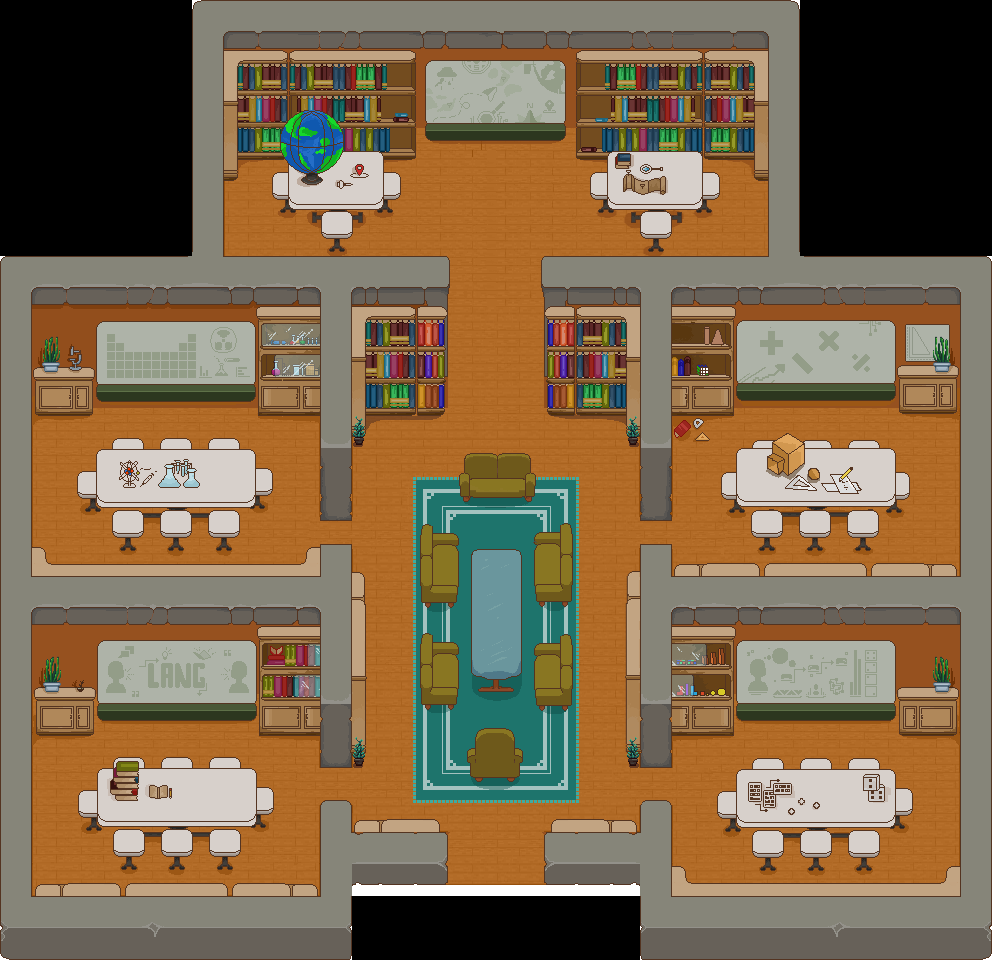

A 2D game scene composited from a Tiled map and its tileset images. What follows is a short description and the map's XML, with each tile layer's data collapsed to a summary:
An orthogonal 62x60 tile map with 16x16 px tiles, 2 tile layers (Ground, Walls) and 1 object (Player).

<map version="1.10" tiledversion="1.11.0" orientation="orthogonal" renderorder="right-down" width="62" height="60" tilewidth="16" tileheight="16" infinite="0" nextlayerid="4" nextobjectid="2">
 <tileset firstgid="1" source="../tilesets/world_tileset.tsx" />
 <layer id="1" name="Ground" width="62" height="60">
  <data>[3720 cells, 3264 non-empty, 3264 distinct tile ids]</data>
 </layer>
 <layer id="2" name="Walls" width="62" height="60">
  <data>[3720 cells, 0 non-empty, 0 distinct tile ids]</data>
 </layer>
 <objectgroup id="3" name="Entities">
  <object id="1" name="Player" x="496" y="858.5">
   <point />
  </object>
 </objectgroup>
</map>